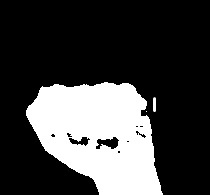
#> input picture train/data/trainData/number/B/saved_0000.jpg, 210 x 195 px, given in place of the camera
$ python PalmTracker.py   (older library calls are emulated)
#> lines starting #> are read from the running program, lines starting #| are printed output that depends on the picture; after the words box and inside, x2 and y2 are one past the last pixel; in counts of white or black regions, pixels touching at a corner belong together
#!/usr/bin/python3.6
# -*- coding: utf-8 -*-
# @Time       : 2021/4/22 10:05
# @Author     : 代登辉
# @Email      : 3276336032@qq.com
# @File       : PalmTracker.py
# @Software   : PyCharm
# @Description: 数据收集 按S保存q推出  黑白

import argparse
import cv2
import imutils

bg = None

# 数据存储路径
# data\trainData\gestures\Angle
save_path = '../../../train/data/trainData/gestures/Angle'


def run_avg(image, aWeight):
    global bg
    if bg is None:
        bg = image.copy().astype('float')
        return

    cv2.accumulateWeighted(image, bg, aWeight)


def segment(image, threshold=25):
    global bg
    diff = cv2.absdiff(bg.astype('uint8'), image)

    thresholded = cv2.threshold(diff,
                                threshold,
                                255,
                                cv2.THRESH_BINARY)[1]

    (contours,cnts, _) = cv2.findContours(thresholded.copy(),
                                 cv2.RETR_TREE,
                                 cv2.CHAIN_APPROX_SIMPLE)

    if len(cnts) == 0:
        return
    else:
        segmented = max(cnts, key=cv2.contourArea)
        return (thresholded, segmented)


def main(dtype):
#> called with dtype = 'pause'
    aWeight = 0.5

    camera = cv2.VideoCapture(0)

    top, right, bottom, left = 90, 380, 285, 590

    num_frames = 0
    thresholded = None

    count = 0

    while(True):
        (grabbed, frame) = camera.read()
#> frame is the input picture: shape (195, 210, 3); min 0, max 255, mean 66.2
        if grabbed:

            frame = imutils.resize(frame, width=700)
#> frame: shape (650, 700, 3)

            frame = cv2.flip(frame, 1)
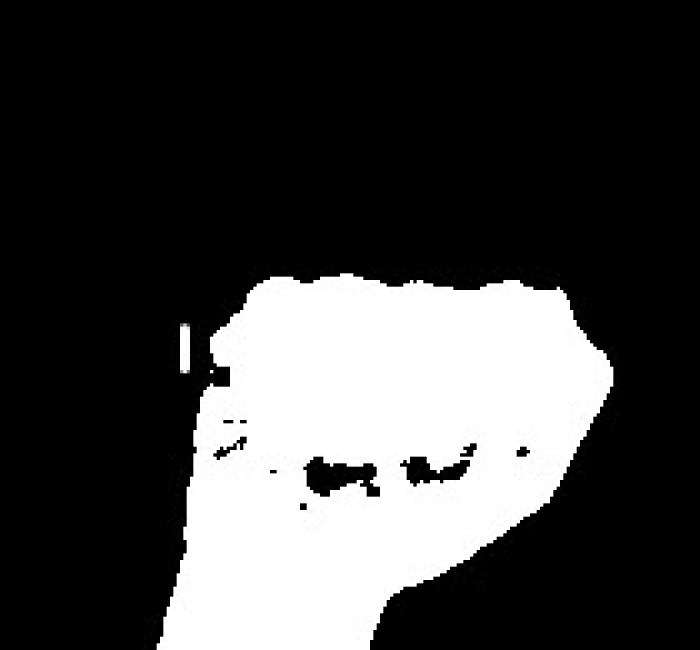
#> frame: shape (650, 700, 3); min 0, max 255, mean 66.2

            clone = frame.copy()

            (height, width) = frame.shape[:2]
#> height = 650; width = 700

            roi = frame[top:bottom, right:left]
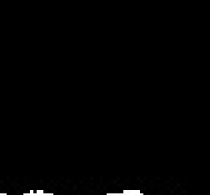
#> roi: shape (195, 210, 3); min 0, max 255, mean 1.4

            gray = cv2.cvtColor(roi, cv2.COLOR_BGR2GRAY)
            gray = cv2.GaussianBlur(gray, (7, 7), 0)

            if num_frames < 30:
                run_avg(gray, aWeight)
            else:
                hand = segment(gray)

                if hand is not None:
                    (thresholded, segmented) = hand

                    cv2.drawContours(
                        clone, [segmented + (right, top)], -1, (0, 0, 255))

            cv2.rectangle(clone, (left, top), (right, bottom), (0, 255, 0), 2)
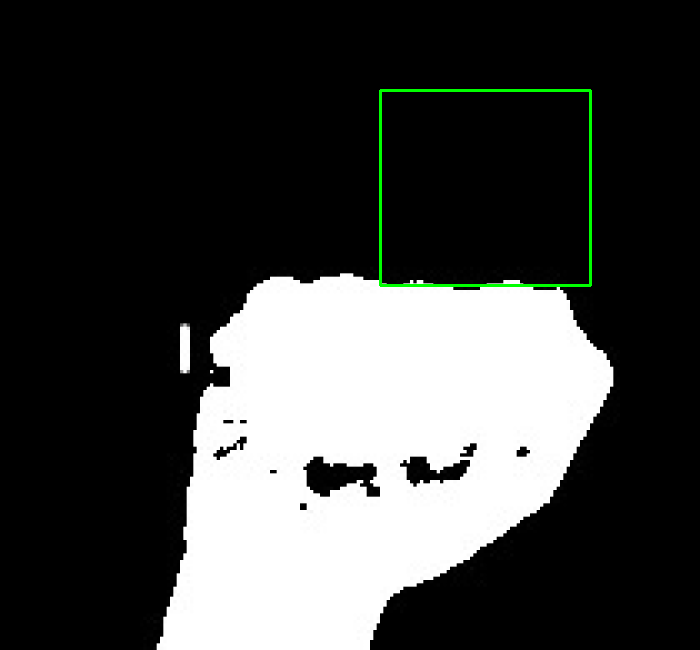
#> clone: shape (650, 700, 3); 0.53% of pixels changed, all inside (x1, y1, x2, y2) = (379, 89, 592, 287)

            num_frames += 1

            cv2.imshow('Video Feed', clone)
            if not thresholded is None:
                cv2.imshow('Thesholded', thresholded)

            keypress = cv2.waitKey(1) & 0xFF
#> (key q is pressed here)

            if keypress == ord('q'):
                break

            if keypress == ord('s'):
                print(save_path +'/{:04}.jpg'.format(count))
                path = save_path + '/{:04}.jpg'.format(count)
                cv2.imwrite(path, thresholded)
                count += 1
                print(count, 'saved.')

        else:
            camera.release()
            break


if __name__ == '__main__':
    parser = argparse.ArgumentParser()
    parser.add_argument('--dtype', type=str, default='pause')
    args = parser.parse_args()
    main(args.dtype)
    cv2.destroyAllWindows()
